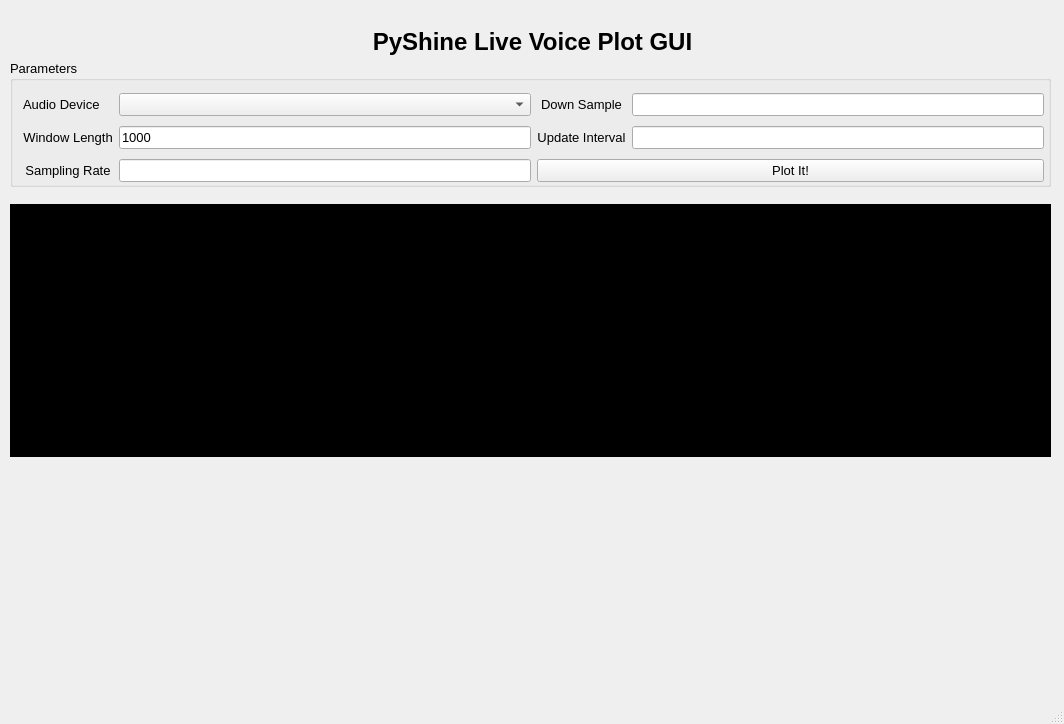
<?xml version="1.0" encoding="UTF-8"?>
<ui version="4.0">
 <class>MainWindow</class>
 <widget class="QMainWindow" name="MainWindow">
  <property name="geometry">
   <rect>
    <x>0</x>
    <y>0</y>
    <width>1064</width>
    <height>724</height>
   </rect>
  </property>
  <property name="windowTitle">
   <string>MainWindow</string>
  </property>
  <widget class="QWidget" name="centralwidget">
   <widget class="QGroupBox" name="groupBox">
    <property name="geometry">
     <rect>
      <x>10</x>
      <y>60</y>
      <width>1041</width>
      <height>127</height>
     </rect>
    </property>
    <property name="font">
     <font>
      <pointsize>10</pointsize>
     </font>
    </property>
    <property name="title">
     <string>Parameters</string>
    </property>
    <widget class="QWidget" name="layoutWidget">
     <property name="geometry">
      <rect>
       <x>13</x>
       <y>29</y>
       <width>1021</width>
       <height>98</height>
      </rect>
     </property>
     <layout class="QGridLayout" name="gridLayout">
      <item row="0" column="0">
       <widget class="QLabel" name="label_2">
        <property name="text">
         <string>Audio Device</string>
        </property>
       </widget>
      </item>
      <item row="0" column="1">
       <widget class="QComboBox" name="comboBox"/>
      </item>
      <item row="0" column="2">
       <widget class="QLabel" name="label_6">
        <property name="text">
         <string>Down Sample</string>
        </property>
        <property name="alignment">
         <set>Qt::AlignCenter</set>
        </property>
       </widget>
      </item>
      <item row="0" column="3">
       <widget class="QLineEdit" name="lineEdit_3"/>
      </item>
      <item row="1" column="0">
       <widget class="QLabel" name="label_3">
        <property name="text">
         <string>Window Length</string>
        </property>
        <property name="alignment">
         <set>Qt::AlignCenter</set>
        </property>
       </widget>
      </item>
      <item row="1" column="1">
       <widget class="QLineEdit" name="lineEdit">
        <property name="text">
         <string>1000</string>
        </property>
       </widget>
      </item>
      <item row="1" column="2">
       <widget class="QLabel" name="label_5">
        <property name="text">
         <string>Update Interval</string>
        </property>
        <property name="alignment">
         <set>Qt::AlignCenter</set>
        </property>
       </widget>
      </item>
      <item row="1" column="3">
       <widget class="QLineEdit" name="lineEdit_4"/>
      </item>
      <item row="2" column="0">
       <widget class="QLabel" name="label_4">
        <property name="text">
         <string>Sampling Rate</string>
        </property>
        <property name="alignment">
         <set>Qt::AlignCenter</set>
        </property>
       </widget>
      </item>
      <item row="2" column="1">
       <widget class="QLineEdit" name="lineEdit_2"/>
      </item>
      <item row="2" column="2" colspan="2">
       <widget class="QPushButton" name="pushButton">
        <property name="text">
         <string>Plot It!</string>
        </property>
       </widget>
      </item>
     </layout>
    </widget>
   </widget>
   <widget class="QLabel" name="label">
    <property name="geometry">
     <rect>
      <x>12</x>
      <y>12</y>
      <width>1041</width>
      <height>61</height>
     </rect>
    </property>
    <property name="font">
     <font>
      <family>MS Shell Dlg 2</family>
      <pointsize>10</pointsize>
      <weight>9</weight>
      <italic>false</italic>
      <bold>false</bold>
     </font>
    </property>
    <property name="styleSheet">
     <string notr="true">font: 75 10pt &quot;MS Shell Dlg 2&quot;;</string>
    </property>
    <property name="text">
     <string>&lt;html&gt;&lt;head/&gt;&lt;body&gt;&lt;p&gt;&lt;span style=&quot; font-size:18pt; font-weight:600;&quot;&gt;PyShine Live Voice Plot GUI&lt;/span&gt;&lt;/p&gt;&lt;/body&gt;&lt;/html&gt;</string>
    </property>
    <property name="alignment">
     <set>Qt::AlignCenter</set>
    </property>
   </widget>
   <widget class="QWidget" name="widget" native="true">
    <property name="geometry">
     <rect>
      <x>10</x>
      <y>204</y>
      <width>1041</width>
      <height>253</height>
     </rect>
    </property>
    <property name="styleSheet">
     <string notr="true">background-color: rgb(0, 0, 0);</string>
    </property>
   </widget>
  </widget>
  <widget class="QStatusBar" name="statusbar"/>
 </widget>
 <resources/>
 <connections/>
</ui>
